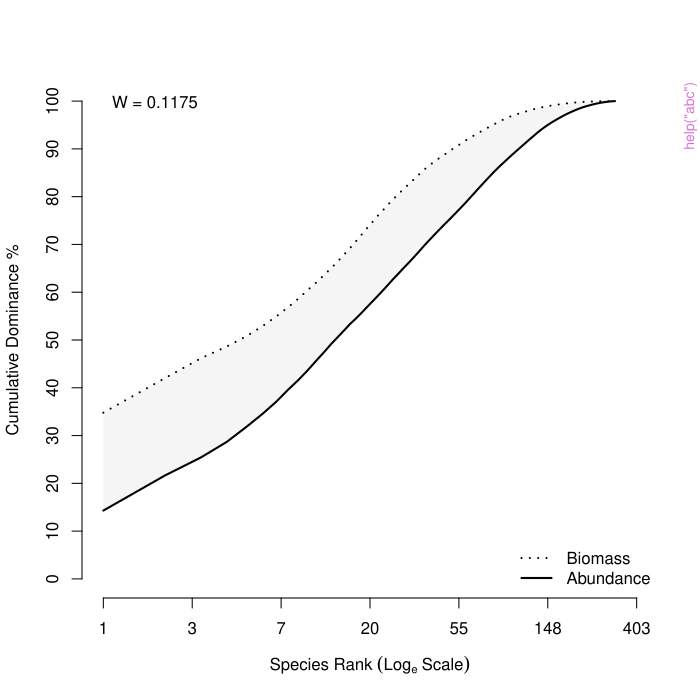

R code for this plot:
pkgname <- "forams"
source(file.path(R.home("share"), "R", "examples-header.R"))
options(warn = 1)
options(pager = "console")
library('forams')

assign(".oldSearch", search(), pos = 'CheckExEnv')
cleanEx()
nameEx("Factors")
### * Factors

flush(stderr()); flush(stdout())

### Name: Factors
### Title: FORAM Index Factors
### Aliases: Factors
### Keywords: datasets

### ** Examples

data(Factors)
summary(Factors)



cleanEx()
nameEx("LF")
### * LF

flush(stderr()); flush(stdout())

### Name: LF
### Title: FORAM Index and SHE dataset
### Aliases: LF
### Keywords: datasets

### ** Examples

data(LF)
str(LF)



cleanEx()
nameEx("NB")
### * NB

flush(stderr()); flush(stdout())

### Name: NB
### Title: ABC Method Dataset
### Aliases: NB
### Keywords: datasets

### ** Examples

data(NB)
str(NB)



cleanEx()
nameEx("abc-class")
### * abc-class

flush(stderr()); flush(stdout())

### Name: abc-class
### Title: Class '"abc"'
### Aliases: abc-class
### Keywords: classes

### ** Examples

showClass("abc")



cleanEx()
nameEx("abc")
### * abc

flush(stderr()); flush(stdout())

### Name: abc
### Title: Abundance and Biomass Comparison Method
### Aliases: abc
### Keywords: arith math

### ** Examples

data(NB)
MyABC <- abc(NB)
plot(MyABC)



cleanEx()
nameEx("fi-class")
### * fi-class

flush(stderr()); flush(stdout())

### Name: fi-class
### Title: Class '"fi"'
### Aliases: fi-class
### Keywords: classes

### ** Examples

showClass("fi")



cleanEx()
nameEx("fi")
### * fi

flush(stderr()); flush(stdout())

### Name: fi
### Title: The FORAM Index
### Aliases: fi
### Keywords: arth math

### ** Examples

data(LF)
data(Factors)
MyFI <- fi(LF, Factors)
plot(MyFI)



cleanEx()
nameEx("forams-package")
### * forams-package

flush(stderr()); flush(stdout())

### Name: forams-package
### Title: Foraminifera and Community Ecology Analyses
### Aliases: forams-package forams
### Keywords: package

### ** Examples

data(NB)
data(Factors)
data(LF)
# ABC
plot(abc(NB))
# FORAM Index
plot(fi(LF, Factors))
# SHE
plot(she(LF))



cleanEx()
nameEx("plot.abc")
### * plot.abc

flush(stderr()); flush(stdout())

### Name: plot.abc
### Title: Plot function for Abundance and Biomass Comparison Method
###   objects.
### Aliases: plot.abc plot,abc-method
### Keywords: dplot hplot

### ** Examples

data(NB)
MyABC <- abc(NB)
plot(MyABC)



cleanEx()
nameEx("plot.fi")
### * plot.fi

flush(stderr()); flush(stdout())

### Name: plot.fi
### Title: Custom plot function for FORAM Index results
### Aliases: fi.plot plot,fi-method
### Keywords: dplot hplot

### ** Examples

data(LF)
data(Factors)
MyFI <- fi(LF, Factors)
plot(MyFI)



cleanEx()
nameEx("plot.she")
### * plot.she

flush(stderr()); flush(stdout())

### Name: plot.she
### Title: Custom plot function for SHE Analysis objects
### Aliases: plot.she plot,she-method
### Keywords: dplot hplot

### ** Examples

data(LF)
MySHE <- she(LF, "abun")
plot(MySHE)



cleanEx()
nameEx("she-class")
### * she-class

flush(stderr()); flush(stdout())

### Name: she-class
### Title: Class '"she"'
### Aliases: she-class
### Keywords: classes

### ** Examples

showClass("she")



cleanEx()
nameEx("she")
### * she

flush(stderr()); flush(stdout())

### Name: she
### Title: SHE Analysis
### Aliases: she
### Keywords: math arth

### ** Examples

data(LF)
MySHE <- she(LF, "abun")
plot(MySHE)



### * <FOOTER>
###
cat("Time elapsed: ", proc.time() - get("ptime", pos = 'CheckExEnv'),"\n")
grDevices::dev.off()
###
### Local variables: ***
### mode: outline-minor ***
### outline-regexp: "\\(> \\)?### [*]+" ***
### End: ***
quit('no')
